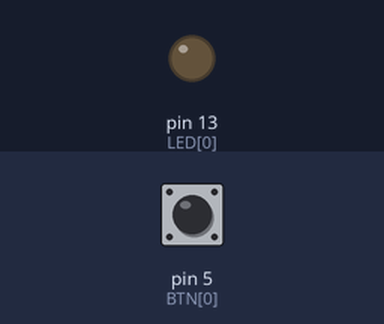
Recording of a sketch running on a simulated Arduino Uno, built with avr-gcc and run on an emulated ATmega328P. Parts: output pins drawn as LEDs (lit = HIGH). The inputs (shaded band) are chosen by the test bench; at power-on: pin 5 (BTN[0]) HIGH. What the sketch prints to the serial monitor is not drawn.

Above: at 1.2 s.
1.3 s: pin 5 (BTN[0]) pulled LOW for 0.15 s
At 2.1 s:
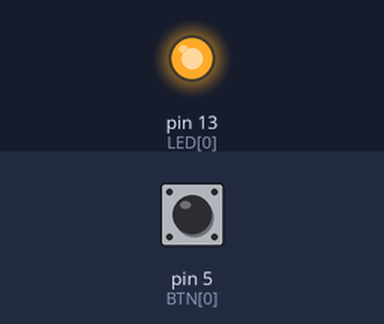
Timing chart, 0 to 4.3 s (numbered marks = the images above; inputs shaded):
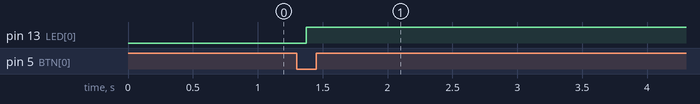

Measured:
- after the input at 1.3 s, pin 13 (LED[0]): LOW → HIGH after 0.07 s

The sketch:

_ex7_.ino
```cpp
const byte LED[1] = {13};
const byte BTN[1] = {5};
void setup() {
  Serial.begin(9600);
  // put your setup code here, to run once:
  //Declaração LED
  byte led;
  for(led = 0; led < 1; led++){
     pinMode(LED[led], OUTPUT);
  }
  //Declaração Botão
  byte btn;
  for(btn = 0; btn < 1; btn++){
      pinMode(BTN[btn], INPUT);
  }
}

void loop() {
  // put your main code here, to run repeatedly:
  delay(95);

  if(pulsoNoBotao() == 1){
    inverteLED();
    }
  else{
    digitalWrite(LED[0], LOW);
    }
  //Estados do BOTAO e LED
  Serial.print("LED: ");
  Serial.print(inverteLED());
  Serial.print(" | ");
  Serial.print("BOTÃO: ");
  Serial.println(pulsoNoBotao());
}
//Declaração função InverteLED
bool inverteLED(){
  byte led_i;
  for(led_i = 0; led_i < 1; led_i++) {
      digitalWrite(LED[led_i], ! digitalRead(LED[led_i]));
  }


}
//Declaração de função pulso no botão
bool pulsoNoBotao(){
     byte btn_i;
     for(btn_i = 0; btn_i < 1; btn_i++){
     bool pulso = 0;
     delay(10);
     bool estado = digitalRead(BTN[btn_i]);
      switch(estado){
          case 0:
             if(estado == false){
                pulso = 0;
               }
         case 1:
              if(estado == true){
                pulso = 1;

              }
     }
     return pulso;
     }
  }
```
